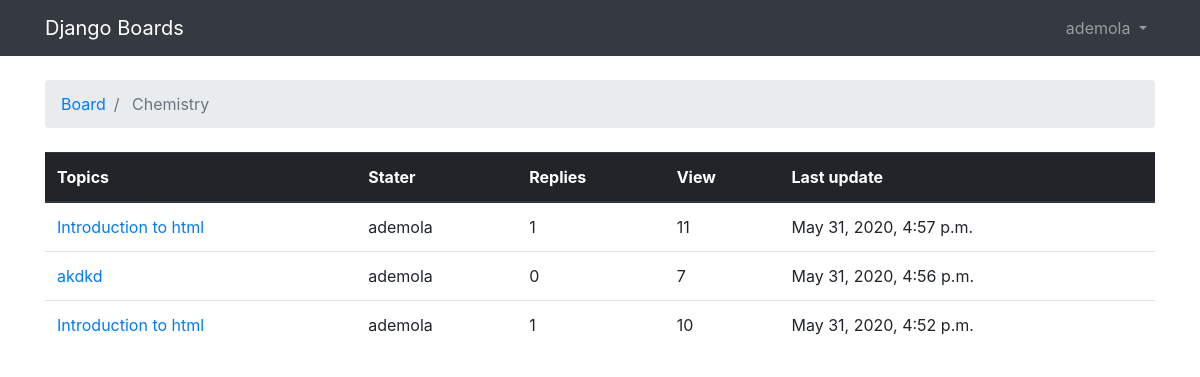
Before: /boards/Chemistry/ (signed in) with the older database file.
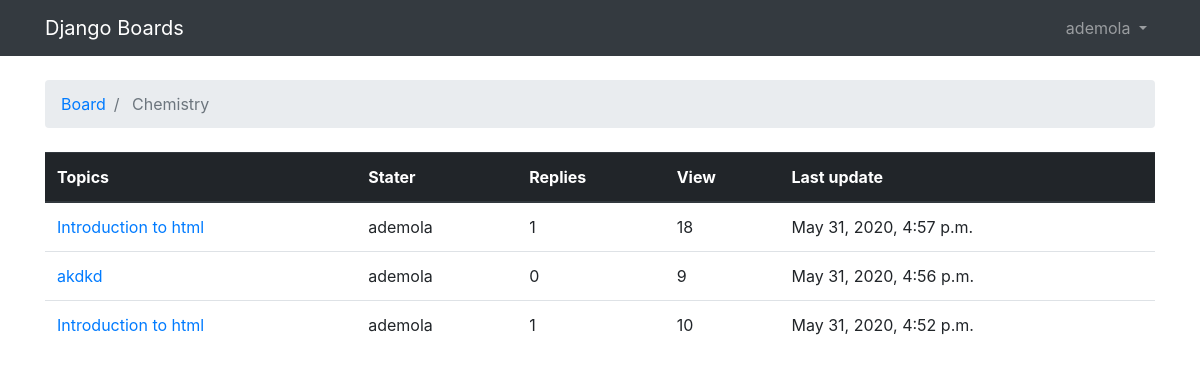
After: the same page with the newer database file.
### boards/models.py (models this page shows, shortened)
class Topic(models.Model):
    subject = models.CharField(max_length=255)
    last_updated = models.DateTimeField(auto_now_add=True)
    boards = models.ForeignKey(Board,on_delete=models.CASCADE,null=True, related_name="topics")
    starter = models.ForeignKey(User,on_delete=models.CASCADE,null=True, related_name = "topics")
    views = models.PositiveIntegerField(default=0)

### boards/views.py (the view)
@login_required
def board_topics(request,name):
   boards = Board.objects.get(name=name)
   topics = boards.topics.order_by('-last_updated').annotate(replies=Count('posts') - 1)
   return render(request, "boards/topics.html",{"boards":boards,"topics":topics})

### boards/Templates/boards/topics.html (shortened to what this page needs)
{% extends "boards/Base.html" %}
  {% block breadcrumb %}
          <li class="breadcrumb-item">
            <a href="{% url 'home' %}"> Board</a>
          </li>
        <li class="breadcrumb-item active">
            {{boards.name}}
        </li>
      {% endblock %}
      {% block content %}
      <table class="table">
        <thead class="thead-dark">
         <tr>
           <th>
             Topics
           </th> <th> Stater</th> <th>
             Replies</th> <th> View</th> <th> Last update</th>
         </tr>
        </thead>
        <tbody>
          {% for topic in topics  %}
          <tr>
            <td> <a href="{% url 'topic_posts' boards.name topic.subject %}">{{topic.subject}}</a></td>
            <td>{{ topic.starter.username }}</td>
            <td>{{ topic.replies }}</td>
            <td> {{topic.views}} </td>
            <td>{{ topic.last_updated }}</td>
          </tr>
        {% endfor %}
        </tbody>
      </table>
</body>
{% endblock %}

Changed rows visible on the page:
changed Topic "May 31, 2020, 4:57 p.m.": views "11" → "18"
changed Topic "akdkd": views "7" → "9"
